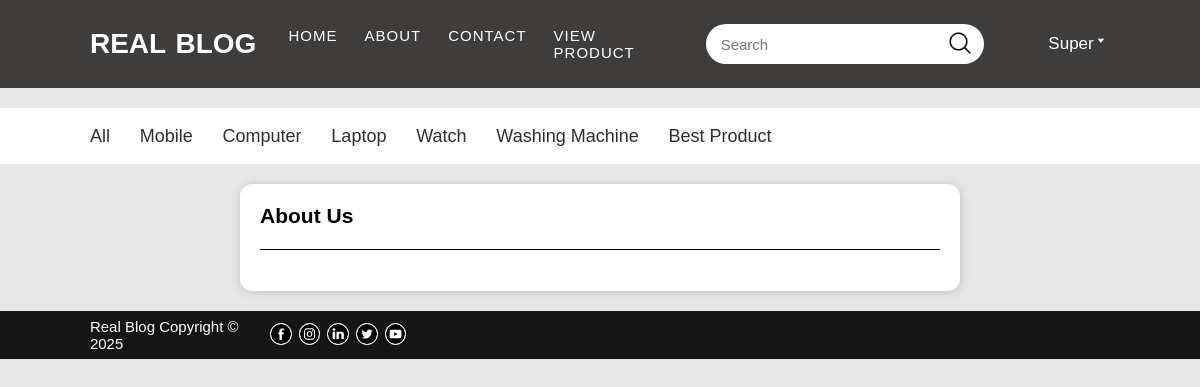
The page /about/ (signed in) on the database its author committed.
### blog_app/models.py (models this page shows, shortened)
class Category(models.Model):
    title  = models.CharField(max_length=100)

### blog_app/views.py (the view)
# urls.py: path('about/', views.AboutView.as_view(), name='about'),
class AboutView(View):
    def get(self, request):
        return render(request, 'blog_app/about.html', {'ctgry':print_category()})

### blog_app/views.py (called while the page is built)
def print_category():
    return Category.objects.all()

### blog_app/templates/blog_app/about.html (shortened to what this page needs)
{% extends 'blog_app/base.html' %}
{% block main %}
    <div class="about">
        <h2>About Us</h2>
    </div>
{% endblock %}

### blog_app/templates/blog_app/nav.html (shortened to what this page needs)
{% load static %}
<nav class="navbar bgBlack">
    <div class="container navinner">
        <div class="logo">
            <a href="{% url 'home' %}">REAL BLOG</a>
        </div>
        <ul class="navitems navitems3" id="navitems">
            <li><a href="{% url 'home' %}">home</a></li>
            <li><a href="{% url 'about' %}">about</a></li>
            <li><a href="{% url 'contact' %}">contact</a></li>
            <li><a href="{% url 'subcategory' 'Best Product' %}">View product</a></li>
        </ul>
        <form action="{% url 'search' %}" class="search search3" id="search" method="GET">
            <input type="text" name='search' placeholder="Search">
            <button type="submit"><img src="{% static 'blog_app/img/search.png' %}" alt="search" height="50px"></button>
        </form>
        <div class="register">
            {% if user.is_authenticated %}
            <a href="{% url 'user_profile' %}">{{request.user|capfirst}}</a><span class="downarrow">&#129171;</span>
            {% else %}
                <a id="regi" class="regi" href="{% url 'login' %}">Login</a>
                <span>/</span>
                <a class="regi" href="{% url 'signup' %}"> Signup</a>
            {% endif %}
        </div>
    </div>
</nav>

### blog_app/templates/blog_app/subnav.html
<nav class="subnavbar subnavbar3" id="subnavbar">
    <div class="container subnavbar-inner">
        <a href="{% url 'subcategory' 'All' %}">All</a>
        {% for cat in ctgry %}
        <a href="{% url 'subcategory' cat.title %}">{{cat.title|capfirst}}</a>
        {% endfor %}
    </div>
</nav>

### blog_app/static/blog_app/css/style.css (style rules this page uses)
* { margin: 0; padding: 0; box-sizing: border-box; }
html { font-size: 62.5%; font-family: sans-serif; background-color: rgb(231, 231, 231); }
a { text-decoration: none; }
li { list-style: none; }
.container { width: 85vw; margin: auto; }
.bgBlack { background-color: rgb(63, 60, 60); }
.navbar { width: 99.99%; height: 11vh; }
.navinner { display: flex; align-items: center; height: 11vh; }
.logo { width: 17%; }
.logo a { color: #fff; font-size: 2.8rem; font-weight: 700; word-spacing: .2rem; }
.navitems { width: 45%; display: flex; justify-content: center; padding-left: 3rem; }
.navitems li a { font-size: 1.5rem; color: #fff; text-transform: uppercase; font-weight: 300; margin-right: 1.8em; word-spacing: .3rem; letter-spacing: .1rem; }
.search { width: 28%; height: 5vh; display: flex; justify-content: flex-end; align-items: center; background-color: #fff; border-radius: 6rem; padding: 0 0.4em 0 1.2em }
.search input { width: 100%; height: 5vh; border-bottom-left-radius: 6rem; border-top-left-radius: 6rem; border: 0; outline: none; padding: .3rem; background-color: transparent; font-size: 1.5rem; }
.search img { border: none; height: 3vh; }
.search button { border-radius: 4rem; height: 6vh; width: 4vw; border: none; background-color: transparent; cursor: pointer; }
.register { width: 10%; margin: 0 0.2em 0 2.5em; display: flex; align-items: center; justify-content: flex-end; }
.register span { color: #fff; font-size: 1.5rem; margin: 0 0.2em 0 0.2em; }
.register a { color: #fff; font-size: 1.7rem; }
.downarrow { display: inline-block; padding-top: .8rem; cursor: pointer; }
.subnavbar { width: 99.99%; height: 7vh; background-color: #fff; margin-top: 2em; line-height: 7vh; }
.subnavbar a { font-size: 1.8rem; font-weight: 400; margin-right: 1.5em; color: rgb(48, 45, 45); }
.about { background-color: #fff; padding: 2em; margin: 2em auto; border-radius: 1.2rem; width: 60%; box-shadow: .1rem .1rem 1rem rgb(192, 190, 190); }
.about h2 { font-size: 2.1em; border-bottom: .1rem solid black; padding-bottom: 1em; margin-bottom: 1em; }

### rows shown on the page
Category: title "Mobile"
Category: title "Computer"
Category: title "Laptop"
Category: title "Watch"
Category: title "Washing Machine"
Category: title "Best Product"

### other values the page prints
{{ request.user|capfirst }} "Super"
